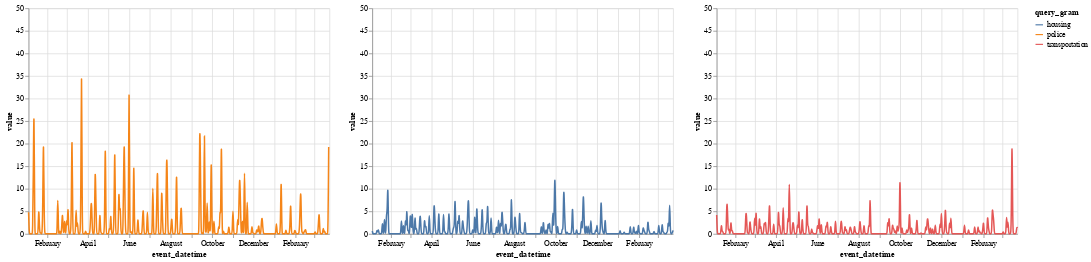

Notebook code for this chart:
### Code cell
base = alt.Chart(police_housing_transpo).mark_line(interpolate="basis").encode(
    x="event_datetime:T",
    y="value:Q",
    color="query_gram:N",
)

chart = alt.hconcat()
for query_gram in gram_history.query_gram.unique():
    chart |= base.transform_filter(datum.query_gram == query_gram)

chart.resolve_scale(
    x="shared",
    y="shared",
)

### Figure 1 — Vega-Lite specification as saved in the notebook (floating-point values rounded to 4 significant figures; data arrays with more than 128 entries replaced by an {"elided": "..."} marker saying what was removed)
{"config": {"view": {"continuousWidth": 400, "continuousHeight": 300}}, "hconcat": [{"mark": {"type": "line", "interpolate": "basis"}, "encoding": {"color": {"field": "query_gram", "type": "nominal"}, "x": {"field": "event_datetime", "type": "temporal"}, "y": {"field": "value", "type": "quantitative"}}, "transform": [{"filter": "(datum.query_gram === 'police')"}]}, {"mark": {"type": "line", "interpolate": "basis"}, "encoding": {"color": {"field": "query_gram", "type": "nominal"}, "x": {"field": "event_datetime", "type": "temporal"}, "y": {"field": "value", "type": "quantitative"}}, "transform": [{"filter": "(datum.query_gram === 'housing')"}]}, {"mark": {"type": "line", "interpolate": "basis"}, "encoding": {"color": {"field": "query_gram", "type": "nominal"}, "x": {"field": "event_datetime", "type": "temporal"}, "y": {"field": "value", "type": "quantitative"}}, "transform": [{"filter": "(datum.query_gram === 'transportation')"}]}], "data": {"name": "data-b22a9453901e6342c7ca937b742e7c96"}, "resolve": {"scale": {"x": "shared", "y": "shared"}}, "$schema": "https://vega.github.io/schema/vega-lite/v4.17.0.json", "datasets": {"data-b22a9453901e6342c7ca937b742e7c96": {"elided": "1331 records"}}}
